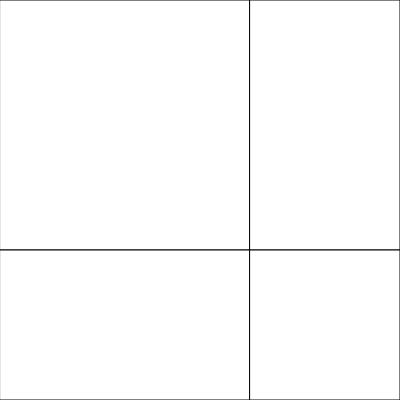
Frame 1 (no input)
Frame 60 (no input): identical to frame 1, image omitted
Frame 120 (the mouse pressed at the canvas centre since frame 60): identical to frame 1, image omitted

The p5.js sketch that drew this single still picture (run headless with seeded random() and noise() and a simulated clock; from frame 60 on, the mouse is pressed at the canvas centre):

// p5.js sketch
// ── sketch.js
let x1 = 0, y1 = 0, w = 0, h = 0
let r = 50
let speed = 100
let canvas;

function setup() {
  canvas = createCanvas(400, 400);
  w = width/2 + r
  h = height/2 + r
}

function draw() {
  background(220);
  // h = mouseY
  
  rect(x1, y1, w, h)
  rect(x1 + w, y1, width - w, h)
  
  // bottom row
  rect(x1, h, w, height-h)
  rect(x1 + w, h, width-w, height-h)
  
  // w += 1
  // h += 1
  
  if(w > width) w = 0
  if(h > height) h = 0
}

function changeHeight() {
}

function circularHeight() {
}
